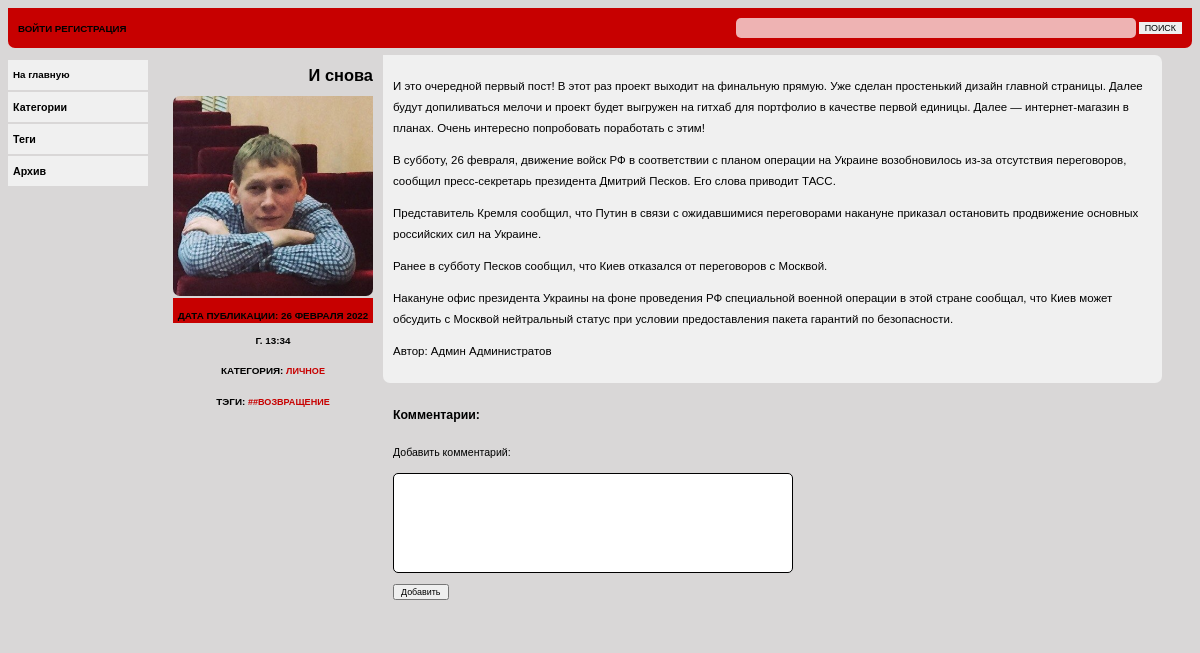
/personal/again, run on an earlier commit of the app's database.
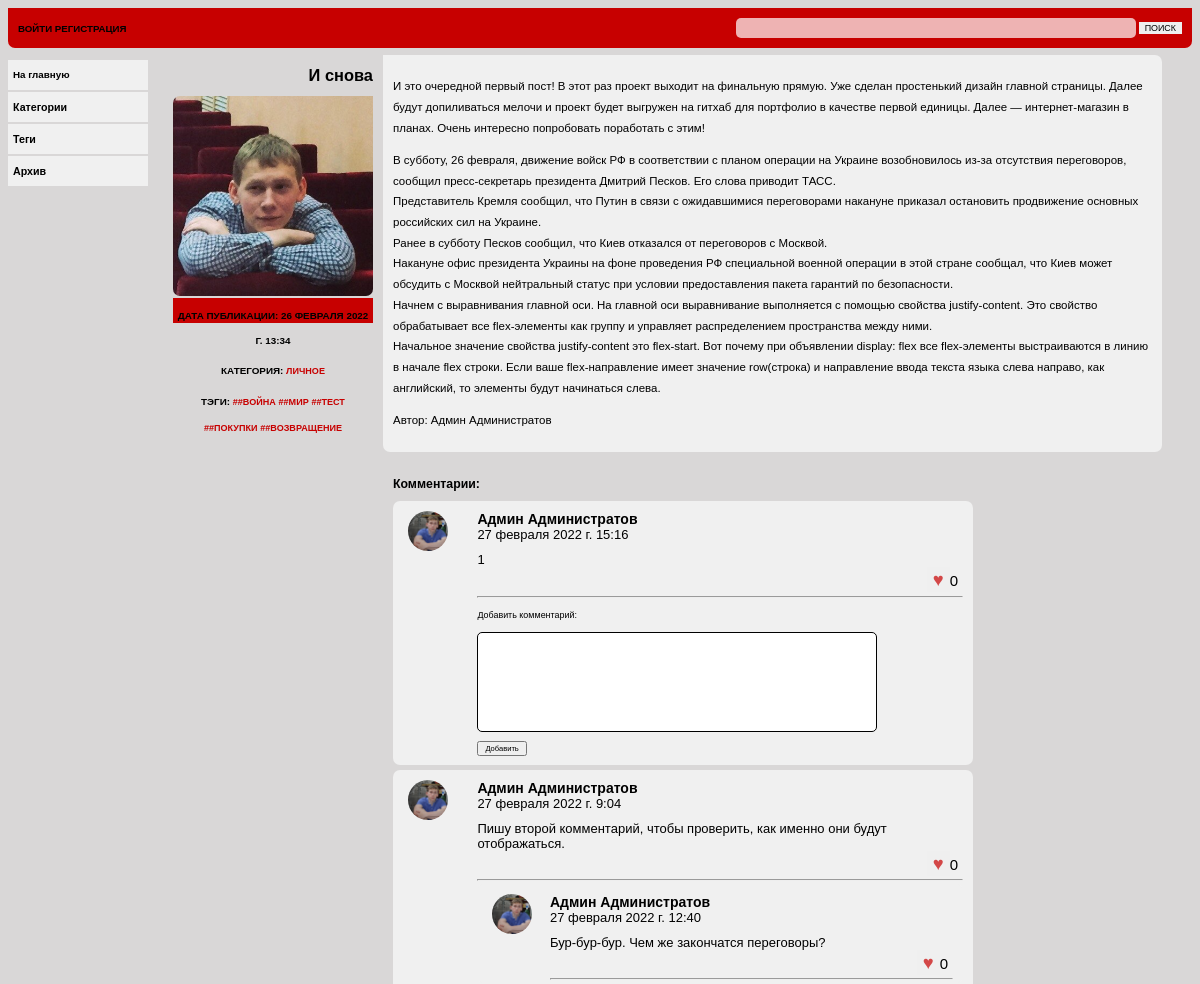
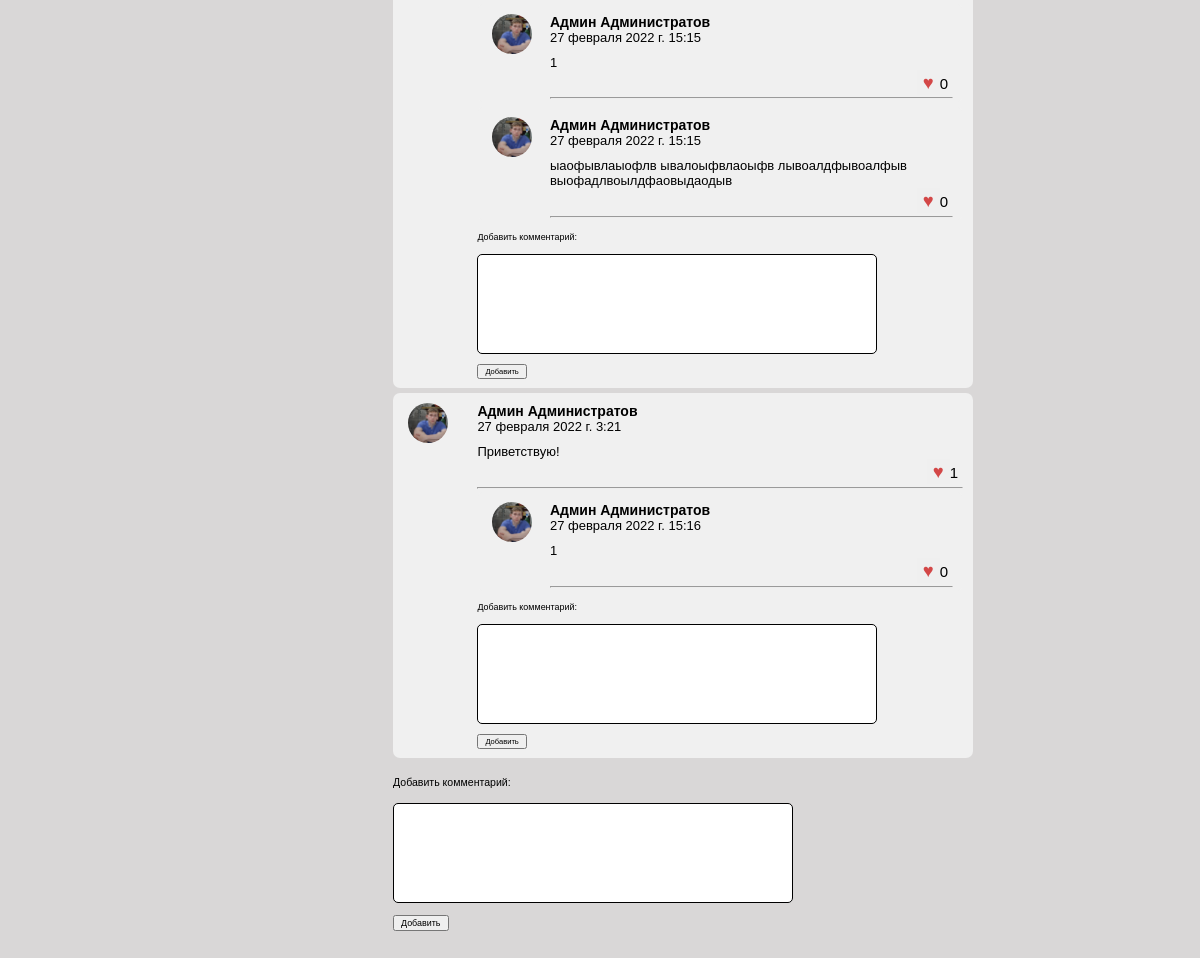
And on a later commit of the database (2 pictures, top to bottom).
### blog/models.py (models this page shows, shortened)
class Tag(models.Model):
    name = models.CharField(max_length=50, verbose_name='Тэг')
    slug = models.SlugField(max_length=50)
    def __str__(self):
        return f'#{self.name}'
    class Meta:
        verbose_name = 'Тэг'
        verbose_name_plural = 'Тэги'

class Post(models.Model):
    author = models.ForeignKey(User, on_delete=models.SET('Неизвестный автор'))
    title = models.CharField(max_length=100, unique=True, verbose_name='Заголовок')
    slug = models.SlugField(max_length=100, unique=True)
    image = models.ImageField(upload_to='images/%Y/%m/%d/', null=True, blank=True, verbose_name='Изображение')
    category = models.ForeignKey(Category, on_delete=models.CASCADE, verbose_name='Категория')
    tags = models.ManyToManyField('Tag', blank=True, related_name='posts', verbose_name='Теги', )
    preview_text = models.TextField(max_length=500, verbose_name='Превью')
    text = models.TextField(max_length=5000, verbose_name='Текст')
    date_pub = models.DateTimeField(auto_now_add=True, verbose_name='Дата публикации')
    likes = models.ManyToManyField(User, blank=True, related_name='posts', verbose_name='Лайки')
    is_published = models.BooleanField("Опубликовано", null=True, blank=True)
    def get_absolute_url(self):
        return reverse('blog:post', kwargs={'category_slug': self.category.slug, 'post_slug': self.slug})
    class Meta:
        verbose_name = 'Пост'
        verbose_name_plural = 'Посты'
        ordering = ('-date_pub',)

class Category(models.Model):
    name = models.CharField(max_length=50, verbose_name='Наименование')
    slug = models.SlugField(max_length=50)
    def __str__(self):
        return self.name
    class Meta:
        verbose_name = 'Категория'
        verbose_name_plural = 'Категории'

class Comment(models.Model):
    author = models.ForeignKey(User, on_delete=models.SET_NULL, null=True)
    text = models.TextField(max_length=300, verbose_name='Комментарий')
    date_pub = models.DateTimeField(auto_now_add=True, verbose_name='Дата публикации')
    post = models.ForeignKey('Post',
                             on_delete=models.CASCADE,
                             verbose_name='Комментируемое сообщение',
                             related_name='comments')
    parent = models.ForeignKey('Comment', on_delete=models.CASCADE, null=True, blank=True, related_name='children')
    likes = models.ManyToManyField(User, blank=True, related_name='comments', verbose_name='Лайки')
    class Meta:
        verbose_name = 'Комментарий'
        verbose_name_plural = 'Комментарии'
        ordering = ('-date_pub',)

### user/models.py (models this page shows)
class User(AbstractUser):
    avatar = models.ImageField(upload_to='images/avatar/%Y/%m/%d/', blank=True, verbose_name='Аватар', default='images/avatar/default.bmp')
    email = models.EmailField('E-mail', unique=True)

### blog/views.py (the view, shortened to what this page needs)
# urls.py: path('<slug:category_slug>/<slug:post_slug>', ShowPost.as_view(), name='post'),
class ShowPost(DetailView):
    model = Post
    template_name = 'blog/post_detail.html'
    context_object_name = 'post'
    slug_url_kwarg = 'post_slug'
    def get_queryset(self):
        return services.get_post(slug=self.kwargs['post_slug'])
    def post(self, request, *args, **kwargs):
        if request.POST.get('like'):
            if request.POST.get('like') == 'post':
                liked_object = self.get_object()
            else:
                liked_object = Comment.objects.get(pk=request.POST.get('like'))
            services.handle_like(liked_object, self.request.user.id)
            anchor = request.POST.get('like')
        elif request.POST.get('text'):
            parent_id = request.POST.get('parent')
            anchor = parent_id if parent_id else 'comments'
            Comment.objects.create(text=request.POST.get('text'),
                                   post_id=self.object.pk,
                                   author_id=self.request.user.id,
                                   parent_id=parent_id)
        else:
            raise Http404
        return HttpResponseRedirect(f'{self.get_success_url()}#{anchor}')

### blog/templates/blog/post_detail.html (shortened to what the changed rows need)
{% extends 'blog/base.html' %}
{% load static %}
{% block css %} <link href="{% static 'blog/css/styles-detailview.css' %}" rel="stylesheet"> {% endblock %}
{% block content %}
<div class="content">
    <div class="block-titul">
        <div class="block-titul-image">
            <h1>{{post.title}}</h1>
            {% if post.image %}
            <img width="400" height="300" src="{{ post.image.url }}"> </img>
            {% endif %}
        </div>
        <div class="block-titul-author">
            <h3>Дата публикации: {{post.date_pub}}</h3>
            <h3>Категория: <a href="{% url 'blog:category' post.category.slug %}"> {{post.category}}</a></h3>
            <h3>Тэги: {% for tag in post.tags.all %}<a href="{% url 'blog:tag' tag.slug %}"> #{{ tag }}</a> {% endfor %}</h3>
        </div>
    </div>
    <div class="block-text">
        <div class="text">
            <p>{{post.preview_text|linebreaks}}</p>
            <p>{{post.text|linebreaks}}</p>
            <p>Автор: {{post.author.first_name}} {{post.author.last_name}}</p>
        </div>
        <div class="comments" id="comments">
            <h2>Комментарии:</h2>
            {% for comment in post.comments.all %}
            <div class="comment">
                <div class="user-avatar">
                    <img width="100" height="100" src="{{comment.author.avatar.url}}"></img>
                </div>
                <div class="comment-body" id="{{ comment.id }}">
                    {% if comment.author.first_name %}
                    <div class="comment-author-name">{{comment.author.first_name}} {{comment.author.last_name}}</div>
                    {% else %}
                    <div class="comment-author-name">Гость</div>
                    {% endif %}
                    <div class="comment-datepub">{{ comment.date_pub }}</div>
                    <div class="comment-text">{{ comment.text }}</div>
                    <form action="{{post.get_absolute_url}}"  method="post">
                    <div class="comment-like"><button type="submit" name="like" value="{{comment.id}}"><span class="heart">♥</span></button>{{comment.likes_count}}</div>
                    </form>
                    <hr>
                    {% for child_comment in comment.children.all %}
                    <div class="comment">
                        <div class="user-avatar">
                            <img width="100" height="100" src="{{child_comment.author.avatar.url}}"></img>
                        </div>
                        <div class="comment-body" id="{{ child_comment.pk }}">
                            {% if child_comment.author.first_name %}
                            <div class="comment-author-name">{{child_comment.author.first_name}} {{comment.author.last_name}}</div>
                            {% else %}
                            <div class="comment-author-name">Гость</div>
                            {% endif %}
                            <div class="comment-datepub">{{ child_comment.date_pub }}</div>
                            <div class="comment-text">{{ child_comment.text }}</div>
                            <form action="{{post.get_absolute_url}}"  method="post">
                                <div class="comment-like"><button type="submit" name="like" value="{{child_comment.id}}"><span class="heart">♥</span></button>{{child_comment.likes_count}}</div>
                            </form>
                            <hr>
                        </div>
                    </div>
                    {% endfor %}
                    <div class="add-comment">
                            <p>Добавить комментарий:</p>
                            <form action="" method="post">
                                <textarea type="text" name="text"></textarea>
                                <p> <button type="submit" name="parent" value="{{comment.pk}}">Добавить</button> </p>
                            </form>
                    </div>
                </div>
            </div>
            {% endfor %}
        </div>
        {% endblock %}

What changed in the data, as far as the page shows it:
changed Post "И снова": text "…пакета гарантий по безопасности." → "…пакета гарантий по безопасности. Начнем с выравнивания главной оси. На главной оси выравнивание выполняется с помощью свойства justify-content. Это свойство обрабатывает все flex-элементы как группу и управляет распределением пространства между ними. Начальное значение свойства justify-content это flex-start. Вот почему при объявлении display: flex все flex-элементы выстраиваются в линию в начале flex строки. Если ваше flex-направление имеет значение row(строка) и направление ввода текста языка слева направо, как английский, то элементы будут начинаться слева."
now on this page (row unchanged): Tag: name "#ВОЙНА"
now on this page (row unchanged): Tag: name "#МИР"
now on this page (row unchanged): Tag: name "#ТЕСТ"
now on this page (row unchanged): Tag: name "#ПОКУПКИ"
added Comment: author.avatar (picture), author.first_name "Админ", author.last_name "Администратов", date_pub "27 февраля 2022 г. 15:16", text "1", {{ comment.id }} 11 (drawn), likes_count "0", {{ comment.pk }} 11 (drawn), shown under "Комментарии:"
added Comment: author.avatar (picture), author.first_name "Админ", author.last_name "Администратов", date_pub "27 февраля 2022 г. 9:04", text "Пишу второй комментарий, чтобы проверить, как именно они будут отображаться.", {{ comment.id }} 6 (drawn), likes_count "0", {{ comment.pk }} 6 (drawn), shown under "Комментарии:"
added Comment: author.avatar (picture), author.first_name "Админ", date_pub "27 февраля 2022 г. 12:40", text "Бур-бур-бур. Чем же закончатся переговоры?", {{ child_comment.id }} 7 (drawn), likes_count "0"
added Comment: author.avatar (picture), author.first_name "Админ", date_pub "27 февраля 2022 г. 15:15", text "1", {{ child_comment.id }} 8 (drawn), likes_count "0"
added Comment: author.avatar (picture), author.first_name "Админ", date_pub "27 февраля 2022 г. 15:15", text "ыаофывлаыофлв ывалоыфвлаоыфв лывоалдфывоалфыв выофадлвоылдфаовыдаодыв", {{ child_comment.id }} 9 (drawn), likes_count "0"
added Comment: author.avatar (picture), author.first_name "Админ", author.last_name "Администратов", date_pub "27 февраля 2022 г. 3:21", text "Приветствую!", {{ comment.id }} 4 (drawn), likes_count "1", {{ comment.pk }} 4 (drawn), shown under "Комментарии:"
added Comment: author.avatar (picture), author.first_name "Админ", date_pub "27 февраля 2022 г. 15:16", text "1", {{ child_comment.id }} 10 (drawn), likes_count "0"
